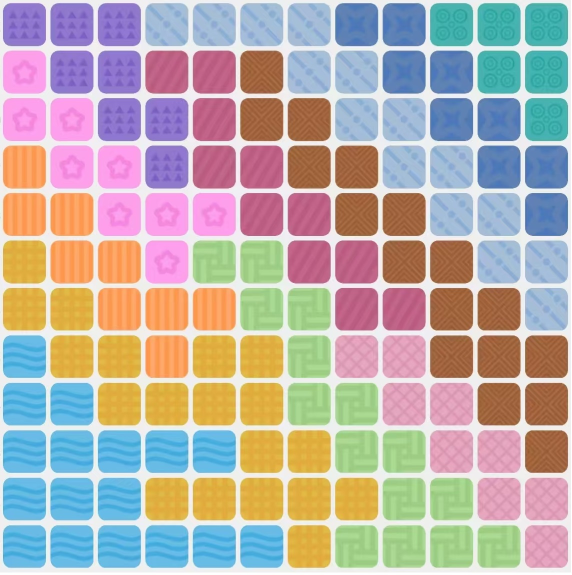
#> input picture learn-python/color_sudoku/图片丢这里/adf974b22ea11604dd83e2a03571226f.jpg, 1143 x 1149 px (shown at 1/2 size); its folder holds only this picture in this run
$ python '识图获取矩阵.py'
#> lines starting #> are read from the running program, lines starting #| are printed output that depends on the picture
from PIL import Image
import subprocess
import numpy as np
import os
import cv2


FLODER_PATH = os.path.dirname(os.path.abspath(__file__))
EXE_PATH = os.path.join(FLODER_PATH, 'color_soduku.exe')
FLODER_PATH = os.path.join(FLODER_PATH, "图片丢这里")
DEBUG_IMG_PATH = os.path.join(FLODER_PATH, 'debug_image.png')

# 数行数，这个是 ai 写的，有点难
def detect_row_count(pil_img: Image.Image):
    img_cv = cv2.cvtColor(np.array(pil_img), cv2.COLOR_RGB2BGR)
    gray = cv2.cvtColor(img_cv, cv2.COLOR_BGR2GRAY)
    h, w = gray.shape

    # 对每一行求平均亮度：白色线的行，平均值会明显更高
    row_bright = np.mean(gray, axis=1)

    # 找亮度峰值（白色横线）
    bright_thresh = 210  # 白色阈值，越白数值越接近255，可微调
    peaks = []
    for y in range(h):
        if row_bright[y] > bright_thresh:
            peaks.append(y)

    # 合并挨在一起的像素，同一条白线只算1条
    def cluster(vals, gap=10):
        if not vals:
            return []
        vals = sorted(vals)
        groups = [[vals[0]]]
        for v in vals[1:]:
            if v - groups[-1][-1] < gap:
                groups[-1].append(v)
            else:
                groups.append([v])
        return [int(np.mean(g)) for g in groups]

    line_clusters = cluster(peaks, gap=10)
    row_count = len(line_clusters) - 1
    return row_count


def board_to_matrix(img_path, color_threshold=40):
    # 打开原图，裁剪棋盘区域
#> called with color_threshold = 30
    im = Image.open(img_path).convert("RGB")
#> im is the input picture: PIL image 1143x1149 RGB; mean R, G, B 184.2, 174.5, 170.5
    board_img = im.crop((50, 559, 669, 1175))
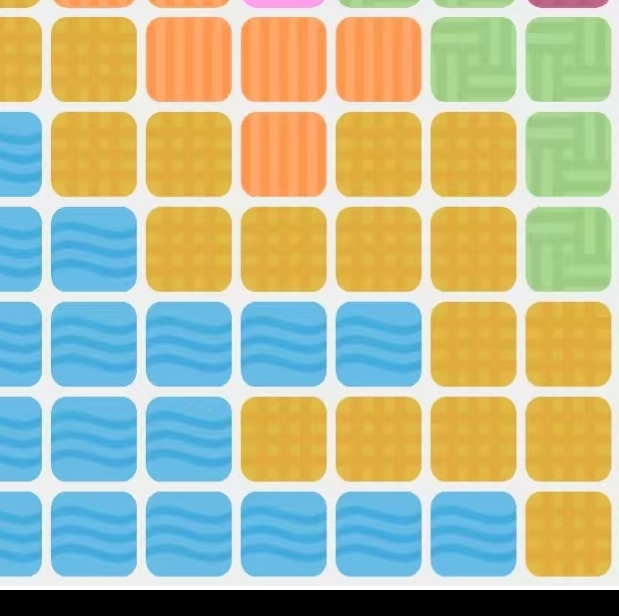
#> board_img: PIL image 619x616 RGB; mean R, G, B 180, 185.8, 152.6

    grid_size = detect_row_count(board_img)
#> in detect_row_count, `img_cv = cv2.cvtColor(np.array(pil_img), cv2.COLOR_RGB2BGR)`:
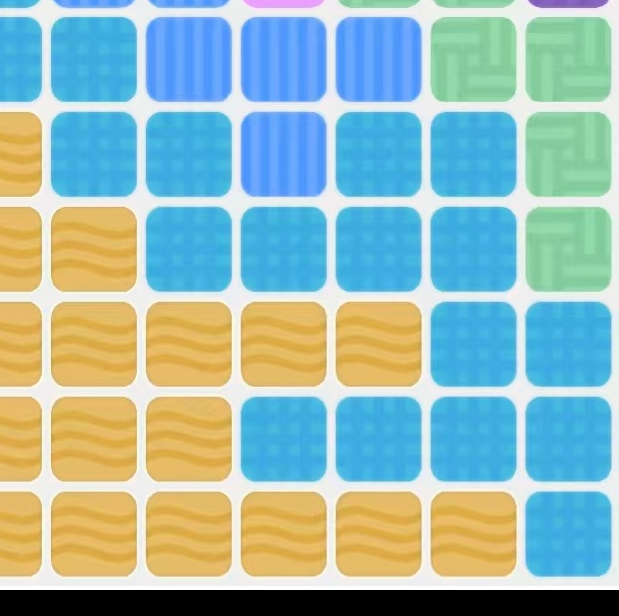
#> img_cv: shape (616, 619, 3); mean R, G, B 152.6, 185.8, 180
#> in detect_row_count, `gray = cv2.cvtColor(img_cv, cv2.COLOR_BGR2GRAY)`:
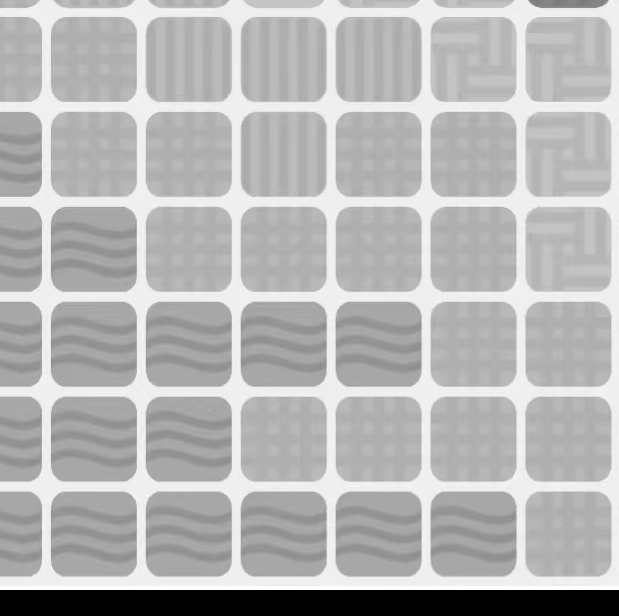
#> gray: shape (616, 619); min 0, max 255, mean 180.3
#> in detect_row_count, `row_bright = np.mean(gray, axis=1)`: row_bright = 616 values, max 254.6 at index 588, min 0 at index 590, mean 180.3
#> after the loop in detect_row_count, `for y in range(h):`: peaks = 74 values from 8 to 589
#> in cluster, `groups = [[vals[0]]]`: groups = [[8]]
#> the loop in cluster, `for v in vals[1:]:` made 73 passes
#> v on passes 1 to 12: 9, 10, 11, 12, 13, 14, 15, 16, 102, 103, 104, 105
#> after the loop in cluster, `for v in vals[1:]:`: groups = 7 items
#> in detect_row_count, `line_clusters = cluster(peaks, gap=10)`: line_clusters = [12, 106, 201, 296, 391, 486, 582]
#> in detect_row_count, `row_count = len(line_clusters) - 1`: row_count = 6
#> grid_size = 6

    w, h = board_img.size
#> w = 619; h = 616

    cell_w = int(w / grid_size)
#> cell_w = 103

    add_w = int(cell_w / 4)
#> add_w = 25

    origin = int(w / (2 * grid_size))
#> origin = 51

    color_map = dict()   # key:基准rgb元组, value:编号
    matrix = []
    next_id = 1

    for row in range(grid_size):
        row_data = []
        for col in range(grid_size):
            # 当前格子的裁剪范围
            cx0 = origin + col * cell_w
            cy0 = origin + row * cell_w

            # 裁剪小格子，求区域RGB均值，抗噪
            cell = board_img.crop((cx0-add_w, cy0-add_w, cx0+add_w, cy0+add_w))
            arr = np.array(cell)
            rgb = tuple(np.mean(arr, axis=(0,1)).astype(int))

            # 模糊匹配：遍历已存颜色，看距离
            match_id = None
            for base_rgb, cid in color_map.items():
                dr = rgb[0] - base_rgb[0]
                dg = rgb[1] - base_rgb[1]
                db = rgb[2] - base_rgb[2]
                dist = np.sqrt(dr*dr + dg*dg + db*db)
                if dist < color_threshold:
                    match_id = cid
                    break
            if match_id is not None:
                row_data.append(match_id)
            else:
                color_map[rgb] = next_id
                row_data.append(next_id)
                next_id += 1
        matrix.append(row_data)
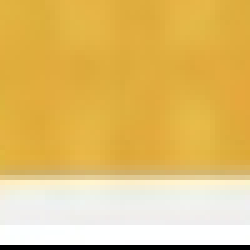
#> arr: shape (50, 50, 3) (shown 5 times larger); mean R, G, B 225.5, 190.3, 110.7
#> after the loop, color_map = {(226, 188, 97): 1, (250, 172, 115): 2, (162, 207, 136): 3, (183, 187, 147): 4, (223, 175, 66): 5, (115, 191, 227): 6, (205, 188, 120): 7, (156, 205, 228): 8}; matrix = [[1, 1, 2, 2, 3, 3], [4, 1, 2, 5, 5, 3], [6, 7, 1, 5, 5, 3], [6, 6, 6, 6, 5, 5], [6, 6, 1, 1, 1, 1], [8, 8, 8, 6, 6, 1]]; next_id = 9

    return matrix

def matrix_to_cpp_input(matrix):
    n = len(matrix)
    lines = [str(n)]
    for row in matrix:
        line = " ".join(str(x) for x in row)
        lines.append(line)
    return "\n".join(lines) + "\n"

def get_answer(input_data):
    p = subprocess.Popen(
        [EXE_PATH],
        stdin=subprocess.PIPE,
        stdout=subprocess.PIPE,
        text=True,
        encoding="gbk"
    )
    stdout, stderr = p.communicate(input=input_data)
    stdout_list = stdout.split(r' \n')
    for x in stdout_list:
        print(x)

png_names = []
for filename in os.listdir(FLODER_PATH):
    if filename.lower().endswith(".jpg"):
        png_names.append(filename)

for filename in png_names:
    file_path = os.path.join(FLODER_PATH, filename)
    input_data = board_to_matrix(file_path, color_threshold=30)
#> input_data has the same summary as matrix in board_to_matrix
    input_data = matrix_to_cpp_input(input_data)
#> in matrix_to_cpp_input, `n = len(matrix)`: n = 6
#> in matrix_to_cpp_input, `lines = [str(n)]`: lines = ['6']
#> the loop in matrix_to_cpp_input, `for row in matrix:` made 6 passes
#> after the loop in matrix_to_cpp_input, `for row in matrix:`: lines = ['6', '1 1 2 2 3 3', '4 1 2 5 5 3', '6 7 1 5 5 3', '6 6 6 6 5 5', '6 6 1 1 1 1', '8 8 8 6 6 1']
    print("input_data:")
    print(input_data)
#| 6
#| 1 1 2 2 3 3
#| 4 1 2 5 5 3
#| 6 7 1 5 5 3
#| 6 6 6 6 5 5
#| 6 6 1 1 1 1
#| 8 8 8 6 6 1
#> (the run stopped early here; a loop or call above may not have finished)

$ run again, on learn-python/color_sudoku/图片丢这里/cd16bd96cc39ea01f7918f52ea4f9d81.jpg
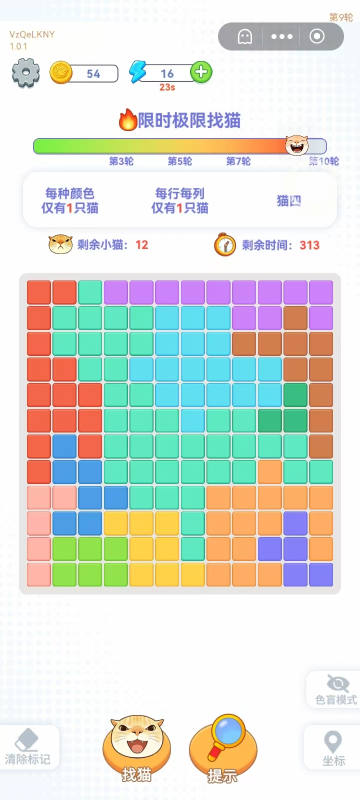
#> input picture learn-python/color_sudoku/图片丢这里/cd16bd96cc39ea01f7918f52ea4f9d81.jpg, 720 x 1600 px (shown at 1/2 size)
#> in board_to_matrix, im is the input picture: PIL image 720x1600 RGB; mean R, G, B 218, 223.4, 215.1
#> in detect_row_count, `gray = cv2.cvtColor(img_cv, cv2.COLOR_BGR2GRAY)`:
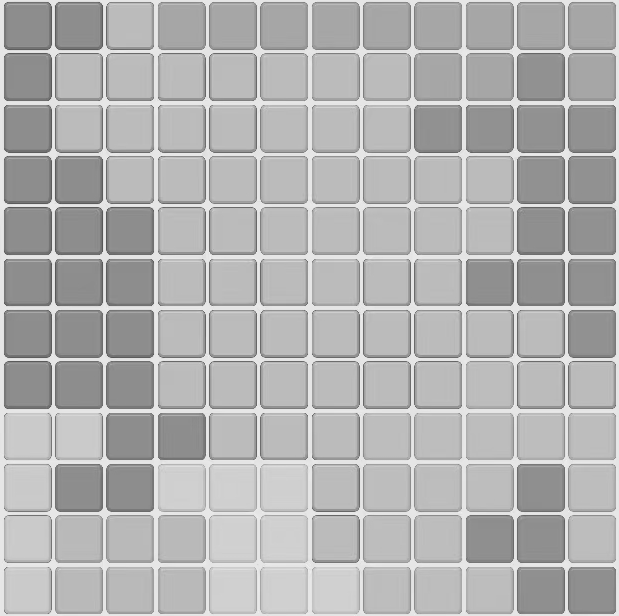
#> gray: shape (616, 619); min 83, max 241, mean 177.9
#> row_bright = 616 values, max 230.4 at index 564, min 130.3 at index 357, mean 177.9
#> after the loop in detect_row_count, `for y in range(h):`: peaks = 43 values from 0 to 615
#> in cluster, `groups = [[vals[0]]]`: groups = [[0]]
#> the loop in cluster, `for v in vals[1:]:` made 42 passes
#> v on passes 2 to 9: 50, 51, 52, 101, 102, 103, 104, 153
#> after the loop in cluster, `for v in vals[1:]:`: groups = [[0, 1], [50, 51, 52], [101, 102, 103, 104], [153, 154, 155], [204, 205, 206], [255, 256, 257, 258], [306, 307, 308, 309], [358, 359, 360], [409, 410, 411, 412], [460, 461, 462, 463], [512, 513, 514], [563, 564, 565, 566], [614, 615]]
#> line_clusters = [0, 51, 102, 154, 205, 256, 307, 359, 410, 461, 513, 564, 614]
#> row_count = 12
#> cell_w = 51
#> add_w = 12
#> origin = 25
#> after the loop in board_to_matrix, `for row in range(grid_size):`:
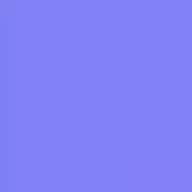
#> arr: shape (24, 24, 3) (shown 8 times larger); mean R, G, B 129.9, 128.9, 247.7
#> after the loop in board_to_matrix, `for row in range(grid_size):`: color_map = 12 items; next_id = 13
#> input_data = 12 items
#> n = 12
#> in matrix_to_cpp_input, `lines = [str(n)]`: lines = ['12']
#> the loop in matrix_to_cpp_input, `for row in matrix:` made 12 passes
#> row on passes 1 to 8: [1, 1, 2, 3, 3, 3, 3, 3, 3, 3, 3, 3], [1, 2, 2, 2, 2, 4, 4, 4, 3, 3, 5, 3], [1, 2, 2, 2, 2, 4, 4, 4, 5, 5, 5, 5], [1, 1, 2, 2, 4, 4, 4, 4, 4, 4, 5, 5], [1, 1, 1, 2, 2, 4, 4, 4, 4, 4, 6, 5], [1, 1, 1, 2, 2, 2, 4, 2, 2, 6, 6, 5], [1, 7, 1, 2, 2, 2, 2, 2, 2, 2, 2, 5], [1, 7, 7, 2, 2, 2, 2, 2, 2, 8, 2, 2]
#> after the loop in matrix_to_cpp_input, `for row in matrix:`: lines = 13 items, first 6: '12', '1 1 2 3 3 3 3 3 3 3 3 3', '1 2 2 2 2 4 4 4 3 3 5 3', '1 2 2 2 2 4 4 4 5 5 5 5', '1 1 2 2 4 4 4 4 4 4 5 5', '1 1 1 2 2 4 4 4 4 4 6 5'
#| 12
#| 1 1 2 3 3 3 3 3 3 3 3 3
#| 1 2 2 2 2 4 4 4 3 3 5 3
#| 1 2 2 2 2 4 4 4 5 5 5 5
#| 1 1 2 2 4 4 4 4 4 4 5 5
#| 1 1 1 2 2 4 4 4 4 4 6 5
#> (further printed lines are left out)
